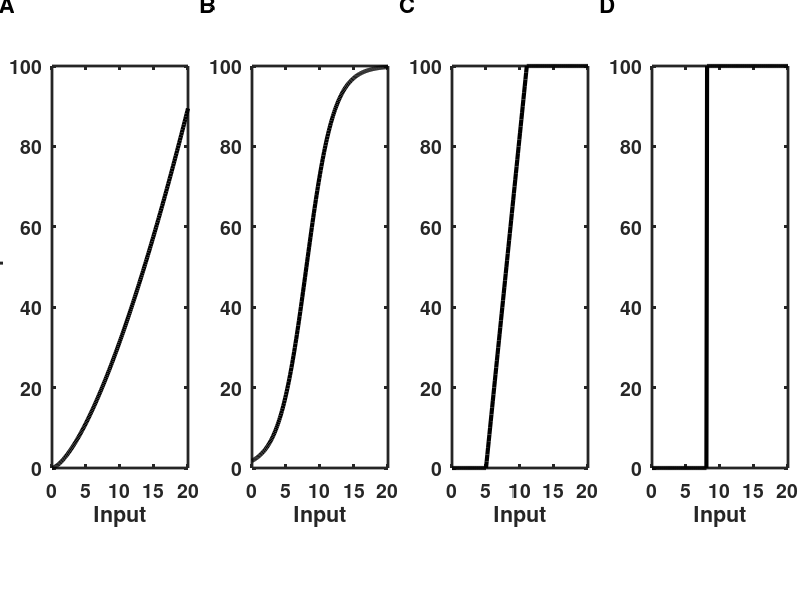

The MATLAB source for this figure:
% Figure_6_1.m
% Figure_6_1.m produces a series of different input-output
% functions that can be used for firing-rate model neurons. While the input
% is typically thought of as "current" it is more accurate to use input
% "conductance" since presynaptic activity can control the fraction of open
% channels (and hence the conductance) of a postsynaptic cell, but the
% current produced also depends on the postsynaptic membrane potential and
% hence the activity of other presynaptic cells.
%
% The four different model f-I curves are
% 1) power-law
% 2) sigmoid
% 3) threshold linear with saturation
% 4) binary (step function).
%
% This code was used to produce Figure 6.1 in the textbook:
% An Introductory Course in Computational Neuroscience
% by Paul Miller (Brandeis University, 2017)
%
%%%%%%%%%%%%%%%%%%%%%%%%%%%%%%%%%%%%%%%%%%%%%%%%%%%%%%%%%%%%%%%%%%%%%%%%%%%
inputs = 0:0.1:20;    % vector of input values

%% First method, is prefix*(inputs)^power.
power = 1.5;
prefix = 1;
% Produce output function with method 1.
outputs1 = prefix*inputs.^power;

%% Second method is sigmoid with a maximum rmax, an input to generate 
%  half-maximum, input_mid, and a term "sigma" that indicates the range
%  of inputs over which a substantial change in output is generated. A
%  small sigma means a steeper maximal slope.
rmax2 = 100;        % maximum rate for output
input_mid2 = 8;      % at this level of input, the output is rmax/2
sigma = 2;          % inverse of steepness.
% Now produce output function with method 2.
outputs2 = rmax2./(1+exp(-(inputs-input_mid2)/sigma));

%% Third method is threshold linear with maximum
rmax3 = 100;            % maximum rate for output
input_mid3 = 8;         % input for half-maximum rate
range = 6;              % range of inputs from 0 to max rate
gradient = rmax3/range; % gradient of f-I curve
y_intercept = rmax3/2 - gradient*input_mid3;
outputs3 = y_intercept + gradient*inputs;
outputs3 = max(outputs3,0);
outputs3 = min(outputs3,rmax3);

%% Fourth method is binary, step function, equivalent to either of methods 
%  2 or 3, in the limit sigma = 0 or range = 0, respectively.
%  The midpoint which is the threshold, is needed, as is the maximum rate
rmax4 = 100;                            % maximum rate
input_mid4 = 8;                         % value for step-change in rate
outputs4 = rmax4*(inputs>input_mid4);  % returns rmax4 or 0 

%% Set up the plotting parameters
set(0,'DefaultLineLineWidth',2,...
    'DefaultLineMarkerSize',8, ...
    'DefaultAxesLineWidth',2, ...
    'DefaultAxesFontSize',14,...
    'DefaultAxesFontWeight','Bold');

% Plot the 4 panels aligned horizontally
figure(1)
clf
subplot('Position',[0.065 0.22 0.17 0.67])
plot(inputs,outputs1,'k','LineWidth',3)
xlabel('Input')
ylabel('Output')

subplot('Position',[0.315 0.22 0.17 0.67])
plot(inputs,outputs2,'k','LineWidth',3)
xlabel('Input')

subplot('Position',[0.565 0.22 0.17 0.67])
plot(inputs,outputs3,'k','LineWidth',3)
xlabel('Input')

subplot('Position',[0.815 0.22 0.17 0.67])
plot(inputs,outputs4,'k','LineWidth',3)
xlabel('Input')

% Label the panels A-D
annotation('textbox',[0.00 0.98 0.02 0.02],'LineStyle','none','FontSize',16,'FontWeight','Bold','String','A')
annotation('textbox',[0.25 0.98 0.02 0.02],'LineStyle','none','FontSize',16,'FontWeight','Bold','String','B')
annotation('textbox',[0.50 0.98 0.02 0.02],'LineStyle','none','FontSize',16,'FontWeight','Bold','String','C')
annotation('textbox',[0.75 0.98 0.02 0.02],'LineStyle','none','FontSize',16,'FontWeight','Bold','String','D')
